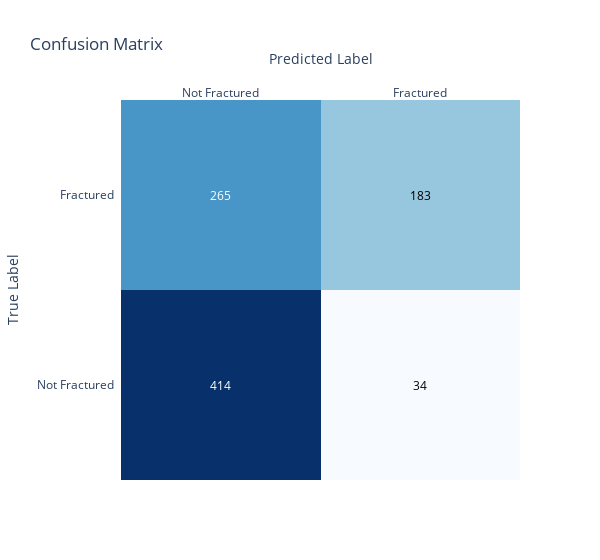

Source (notebook cell):
### Code cell
fig = ff.create_annotated_heatmap(z=conf_matrix, x=['Not Fractured', 'Fractured'], y=['Not Fractured', 'Fractured'], annotation_text=conf_matrix, colorscale='Blues')
fig.update_layout(title_text='Confusion Matrix', xaxis_title='Predicted Label', yaxis_title='True Label',width=600)

fig.show()

### Figure 1 — Plotly figure (JSON) as saved in the notebook; plotly's stock layout.template omitted (floating-point values rounded to 4 significant figures)
{"data": [{"colorscale": [[0, "rgb(247,251,255)"], [0.125, "rgb(222,235,247)"], [0.25, "rgb(198,219,239)"], [0.375, "rgb(158,202,225)"], [0.5, "rgb(107,174,214)"], [0.625, "rgb(66,146,198)"], [0.75, "rgb(33,113,181)"], [0.875, "rgb(8,81,156)"], [1, "rgb(8,48,107)"]], "reversescale": false, "showscale": false, "type": "heatmap", "x": ["Not Fractured", "Fractured"], "y": ["Not Fractured", "Fractured"], "z": [[414, 34], [265, 183]]}], "layout": {"annotations": [{"font": {"color": "#FFFFFF"}, "showarrow": false, "text": "414", "x": "Not Fractured", "xref": "x", "y": "Not Fractured", "yref": "y"}, {"font": {"color": "#000000"}, "showarrow": false, "text": "34", "x": "Fractured", "xref": "x", "y": "Not Fractured", "yref": "y"}, {"font": {"color": "#FFFFFF"}, "showarrow": false, "text": "265", "x": "Not Fractured", "xref": "x", "y": "Fractured", "yref": "y"}, {"font": {"color": "#000000"}, "showarrow": false, "text": "183", "x": "Fractured", "xref": "x", "y": "Fractured", "yref": "y"}], "title": {"text": "Confusion Matrix"}, "width": 600, "xaxis": {"dtick": 1, "gridcolor": "rgb(0, 0, 0)", "side": "top", "ticks": "", "title": {"text": "Predicted Label"}}, "yaxis": {"dtick": 1, "ticks": "", "ticksuffix": "  ", "title": {"text": "True Label"}}}}
